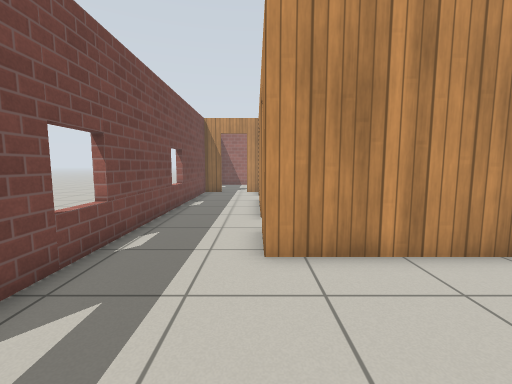
[1] (above)

16 first-person views from a walk through a robot-simulator world made for Gazebo. The camera is 0.93 m above the floor, tilts 6° down and sees 90° across. The floor is counted in squares, 0.5 m on a side. Each view is taken from the middle of a square. On the plan, view 1 faces up. The plan holds only what a view shows up to about 15 squares ahead; the rest is blank. Gazebo's built-in surfaces are drawn with simple patterns.

[2]
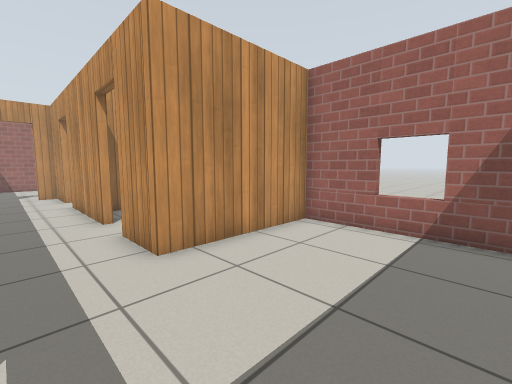

[3]
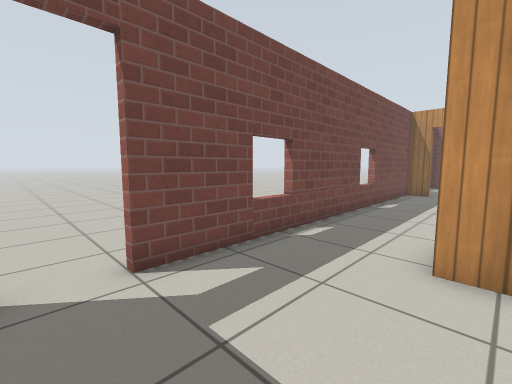

[4]
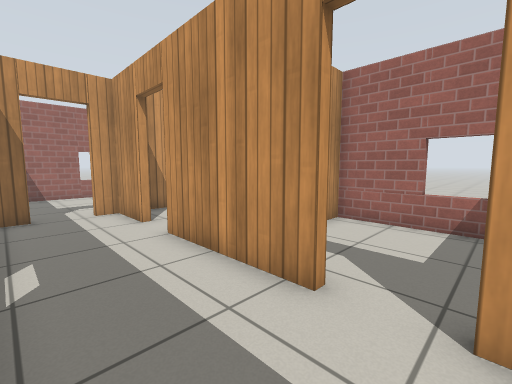

[5]
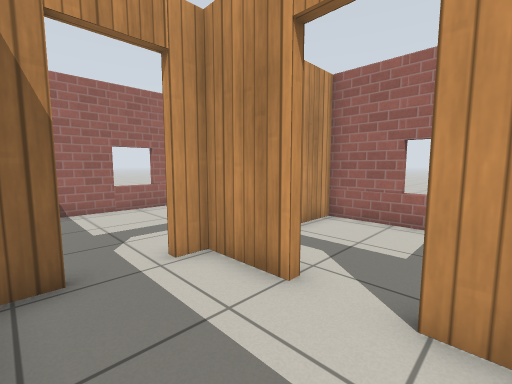

[6]
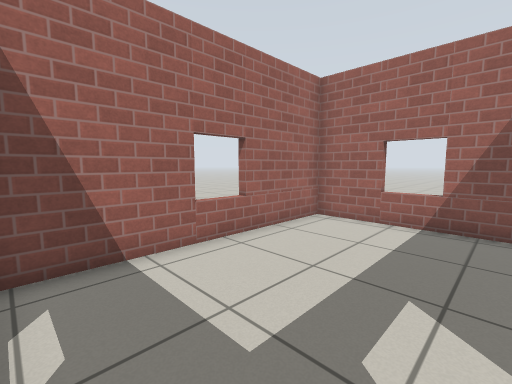

[7]
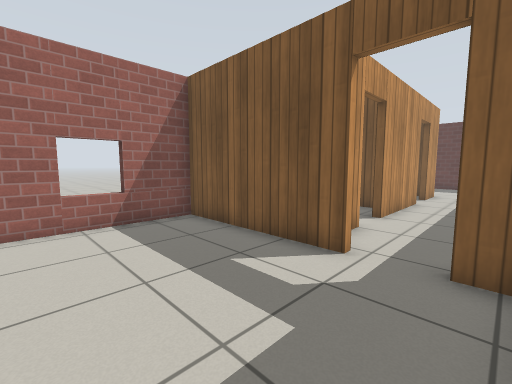

[8]
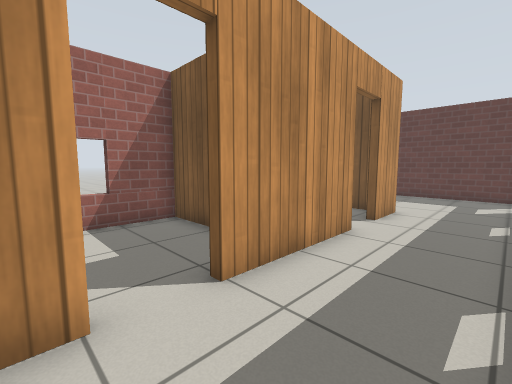

[9]
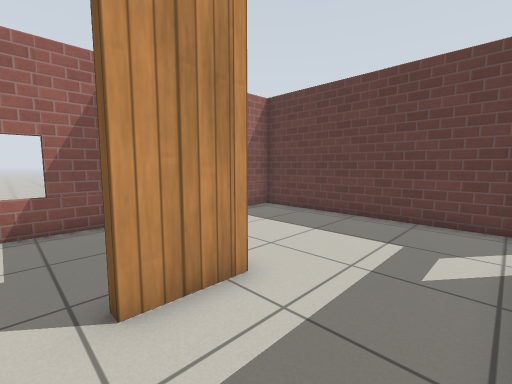

[10]
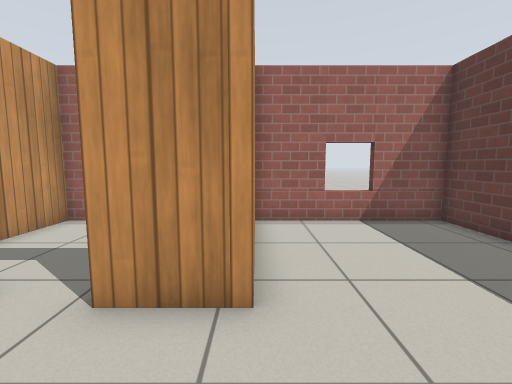

[11]
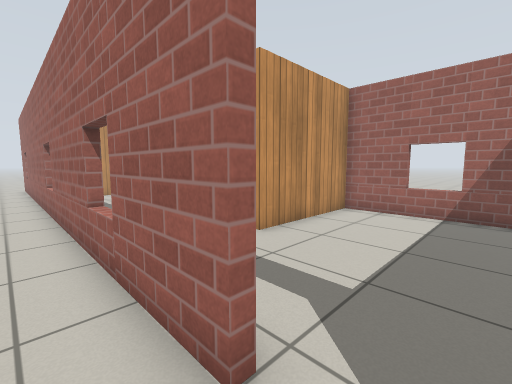

[12]
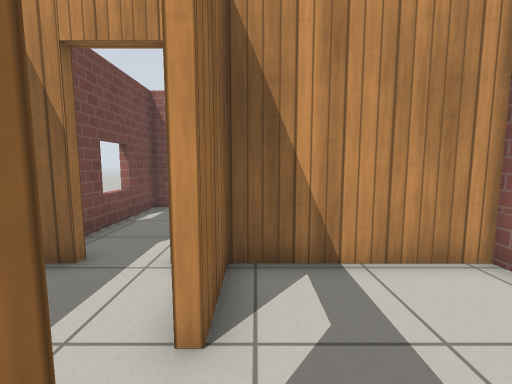

[13]
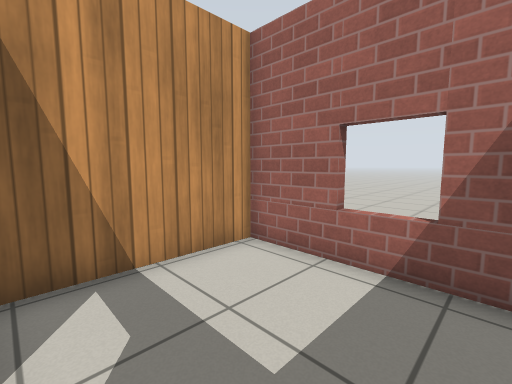

[14]
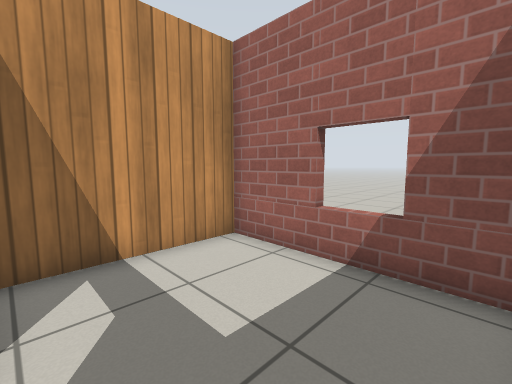

[15]
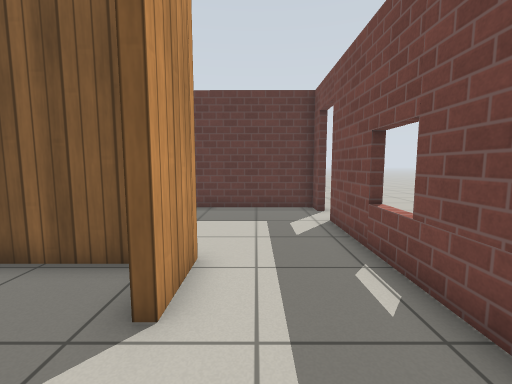

[16]
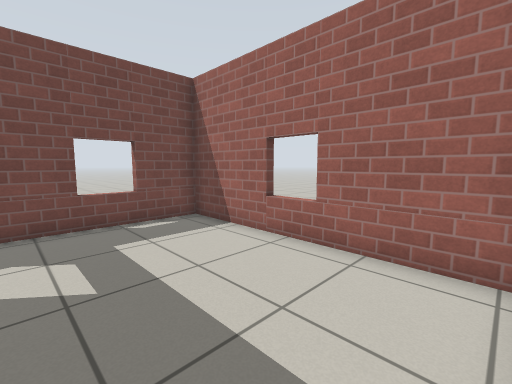

### Floor plan
Points are (right, up) in squares from view 1. A wall is a line through its corners. A room is listed if a view was taken in it or the views show most of it. See-through windows are left out.
Room 1 (views 1, 2, 3, 4, 5, 8, 9, 10, 15)
walls: (0.2, 8.9) (0.2, 13.6); (-3.5, -0.2) (-3.5, -1.2) (5.5, -1.2) (5.5, 5) (0.2, 5) (0.2, 7.3); (0.2, 15.4) (0.2, 17.7) (-0.6, 17.7); (-3.5, 17.1) (-3.5, 1.5); (-2.4, 17.7) (-3.1, 17.7)
ways out: open door at (-1.5, 18) to room 2; open door at (-4, 0.5) to room 3; open door at (0, 14.5) to room 4; open door at (0, 8.5) to room 5
Room 2 (views 6, 7, 16)
walls: (-0.6, 18) (5.5, 18) (5.5, 24.2) (-3.5, 24.2) (-3.5, 18.9); (-3.1, 18) (-2.4, 18)
ways out: open door at (-1.5, 18) to room 1
Room 3 (view 11)
walls: (-3.8, 1.5) (-3.8, 20.3)
ways out: open door at (-4, 0.5) to room 1
Room 4 (views 12, 13)
walls: (3.2, 11.6) (5.5, 11.6) (5.5, 17.7) (0.5, 17.7) (0.5, 15.4); (1.1, 11.6) (1.7, 11.6)
ways out: open door at (0, 14.5) to room 1
Room 5 (view 14)
walls: (5.5, 5.9) (5.5, 11.3) (0.9, 11.3); (0.9, 5.3) (3.9, 5.3)
ways out: open door at (0, 8.5) to room 1

Where each view was taken, in squares from view 1:
view 1: 0 up, 0 right, facing up
view 2: 0 up, 2 left, facing up-right
view 3: 0 up, 1 right, facing up-left
view 4: 7 up, 3 left, facing up-right
view 5: 13 up, 3 left, facing up-right
view 6: 19 up, 3 left, facing up-right
view 7: 23 up, 3 left, facing down-right
view 8: 16 up, 3 left, facing down-right
view 9: 8 up, 3 left, facing down-right
view 10: 5 up, 3 left, facing right
view 11: 0 up, 5 left, facing up-right
view 12: 13 up, 1 right, facing up
view 13: 13 up, 1 right, facing up-right
view 14: 6 up, 1 right, facing up-right
view 15: 10 up, 1 left, facing down
view 16: 19 up, 5 right, facing up-left
